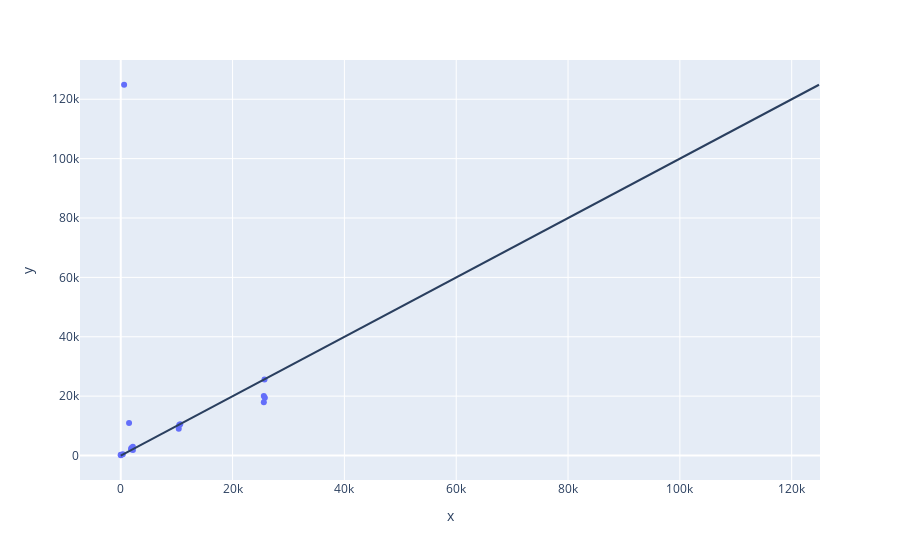

The cell this chart's notebook holds for it:
### Code cell
import plotly.express as px
from sklearn.model_selection import train_test_split

X_train_train, X_train_val, y_train_train, y_train_val = train_test_split(
    X_train, y_train, test_size=.2, random_state=RANDOM
)

model.fit(X_train_train, y_train_train)
y_pred_val = model.predict(X_train_val)

fig = px.scatter(x = y_train_val, y = y_pred_val)
fig.update_layout(shapes=[{"type": "line", "y0":0, "y1":max(y_pred_val), "x0":0, "x1": max(y_pred_val)}])

### Figure 1 — Plotly figure (JSON) as saved in the notebook; plotly's stock layout.template omitted (floating-point values rounded to 4 significant figures)
{"data": [{"hovertemplate": "x=%{x}<br>y=%{y}<extra></extra>", "legendgroup": "", "marker": {"color": "#636efa", "symbol": "circle"}, "mode": "markers", "name": "", "orientation": "v", "showlegend": false, "type": "scatter", "x": [25589, 1902, 10457, 25771, 10373, 10633, 1841, 1486, 2166, 2176, 8, 25590, 364, 25714, 0, 600], "xaxis": "x", "y": [20010.0, 2517.0, 10300.0, 19440.0, 9020.0, 10520.0, 2083.0, 10960.0, 2917.0, 1849.0, 90.59, 17940.0, 453.8, 25590.0, 242.3, 124900.0], "yaxis": "y"}], "layout": {"legend": {"tracegroupgap": 0}, "margin": {"t": 60}, "shapes": [{"type": "line", "x0": 0, "x1": 124900.0, "y0": 0, "y1": 124900.0}], "xaxis": {"anchor": "y", "domain": [0, 1], "title": {"text": "x"}}, "yaxis": {"anchor": "x", "domain": [0, 1], "title": {"text": "y"}}}}
